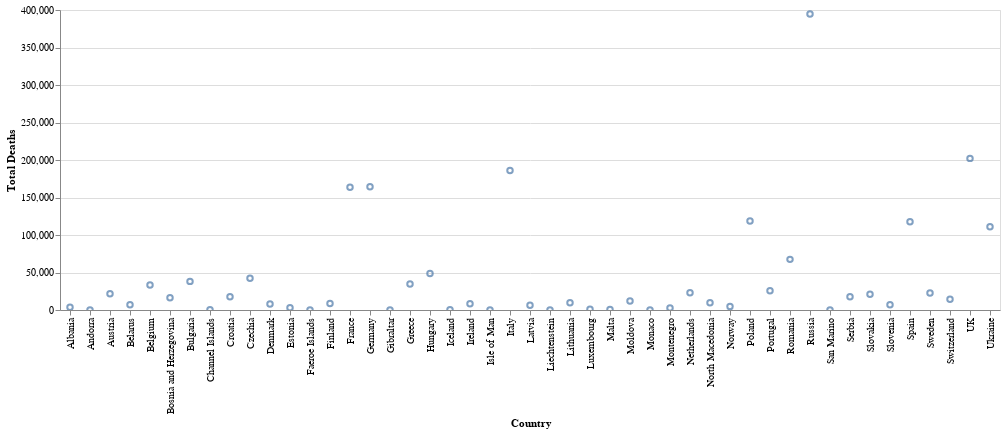

The notebook cell saved with this chart:
### Code cell
bar

### Figure 1 — Vega-Lite specification as saved in the notebook (floating-point values rounded to 4 significant figures)
{"config": {"view": {"continuousWidth": 400, "continuousHeight": 300}}, "data": {"name": "data-77a76025578c7b8a59d1f10cd99c45dd"}, "mark": "point", "encoding": {"x": {"type": "nominal", "field": "Country"}, "y": {"type": "quantitative", "field": "Total Deaths"}}, "selection": {"selector006": {"type": "interval", "bind": "scales", "encodings": ["x", "y"]}}, "$schema": "https://vega.github.io/schema/vega-lite/v4.8.1.json", "datasets": {"data-77a76025578c7b8a59d1f10cd99c45dd": [{"Country": "Albania", "Total Cases": 334084, "Total Deaths": 3595, "Total Recovered": 328800.0, "Active Cases": 1687.0, "Tot Cases/ 1M pop": 116553, "Deaths/ 1M pop": 1254, "Total Tests": 1941032, "Tests/ 1M pop": 677173, "Population": 2866374}, {"Country": "Andorra", "Total Cases": 47781, "Total Deaths": 165, "Total Recovered": 47560.0, "Active Cases": 53.0, "Tot Cases/ 1M pop": 616824, "Deaths/ 1M pop": 2130, "Total Tests": 249838, "Tests/ 1M pop": 3225256, "Population": 77463}, {"Country": "Austria", "Total Cases": 5747540, "Total Deaths": 21589, "Total Recovered": 5702000.0, "Active Cases": 23610.0, "Tot Cases/ 1M pop": 633917, "Deaths/ 1M pop": 2381, "Total Tests": 205247898, "Tests/ 1M pop": 22637528, "Population": 9066710}, {"Country": "Belarus", "Total Cases": 994037, "Total Deaths": 7118, "Total Recovered": 985600.0, "Active Cases": 1327.0, "Tot Cases/ 1M pop": 105381, "Deaths/ 1M pop": 755, "Total Tests": 13646641, "Tests/ 1M pop": 1446722, "Population": 9432800}, {"Country": "Belgium", "Total Cases": 4686147, "Total Deaths": 33478, "Total Recovered": 4631000.0, "Active Cases": 21670.0, "Tot Cases/ 1M pop": 401614, "Deaths/ 1M pop": 2869, "Total Tests": 36481740, "Tests/ 1M pop": 3126574, "Population": 11668278}, {"Country": "Bosnia and Herzegovina", "Total Cases": 401232, "Total Deaths": 16244, "Total Recovered": 379000.0, "Active Cases": 5992.0, "Tot Cases/ 1M pop": 123482, "Deaths/ 1M pop": 4999, "Total Tests": 1883616, "Tests/ 1M pop": 579696, "Population": 3249317}, {"Country": "Bulgaria", "Total Cases": 1294604, "Total Deaths": 38154, "Total Recovered": 1253000.0, "Active Cases": 3445.0, "Tot Cases/ 1M pop": 189142, "Deaths/ 1M pop": 5574, "Total Tests": 10952860, "Tests/ 1M pop": 1600220, "Population": 6844597}, {"Country": "Channel Islands", "Total Cases": 100846, "Total Deaths": 220, "Total Recovered": 100300.0, "Active Cases": 348.0, "Tot Cases/ 1M pop": 571485, "Deaths/ 1M pop": 1247, "Total Tests": 1252808, "Tests/ 1M pop": 7099551, "Population": 176463}, {"Country": "Croatia", "Total Cases": 1266749, "Total Deaths": 17790, "Total Recovered": 1248000.0, "Active Cases": 1085.0, "Tot Cases/ 1M pop": 312062, "Deaths/ 1M pop": 4383, "Total Tests": 5457095, "Tests/ 1M pop": 1344348, "Population": 4059286}, {"Country": "Czechia", "Total Cases": 4586086, "Total Deaths": 42269, "Total Recovered": 4538000.0, "Active Cases": 6262.0, "Tot Cases/ 1M pop": 427138, "Deaths/ 1M pop": 3937, "Total Tests": 56853138, "Tests/ 1M pop": 5295174, "Population": 10736784}, {"Country": "Denmark", "Total Cases": 3171515, "Total Deaths": 7982, "Total Recovered": 3161000.0, "Active Cases": 2880.0, "Tot Cases/ 1M pop": 543538, "Deaths/ 1M pop": 1368, "Total Tests": 129094301, "Tests/ 1M pop": 22124320, "Population": 5834950}, {"Country": "Estonia", "Total Cases": 613206, "Total Deaths": 2896, "Total Recovered": 525000.0, "Active Cases": 85320.0, "Tot Cases/ 1M pop": 463879, "Deaths/ 1M pop": 2191, "Total Tests": 3648199, "Tests/ 1M pop": 2759794, "Population": 1321910}, {"Country": "Faeroe Islands", "Total Cases": 34658, "Total Deaths": 28, "Total Recovered": null, "Active Cases": null, "Tot Cases/ 1M pop": 703959, "Deaths/ 1M pop": 569, "Total Tests": 778000, "Tests/ 1M pop": 15802409, "Population": 49233}, {"Country": "Finland", "Total Cases": 1449824, "Total Deaths": 8557, "Total Recovered": 1433000.0, "Active Cases": 7885.0, "Tot Cases/ 1M pop": 260996, "Deaths/ 1M pop": 1540, "Total Tests": 12007701, "Tests/ 1M pop": 2161618, "Population": 5554960}, {"Country": "France", "Total Cases": 39467281, "Total Deaths": 163644, "Total Recovered": 39110000.0, "Active Cases": 196900.0, "Tot Cases/ 1M pop": 601777, "Deaths/ 1M pop": 2495, "Total Tests": 271490188, "Tests/ 1M pop": 4139547, "Population": 65584518}, {"Country": "Germany", "Total Cases": 37649808, "Total Deaths": 164391, "Total Recovered": 37170000.0, "Active Cases": 315700.0, "Tot Cases/ 1M pop": 448834, "Deaths/ 1M pop": 1960, "Total Tests": 122332384, "Tests/ 1M pop": 1458359, "Population": 83883596}, {"Country": "Gibraltar", "Total Cases": 20379, "Total Deaths": 111, "Total Recovered": 16580.0, "Active Cases": 3689.0, "Tot Cases/ 1M pop": 604646, "Deaths/ 1M pop": 3293, "Total Tests": 534283, "Tests/ 1M pop": 15852213, "Population": 33704}, {"Country": "Greece", "Total Cases": 5548487, "Total Deaths": 34779, "Total Recovered": 5514000.0, "Active Cases": 0.0, "Tot Cases/ 1M pop": 537819, "Deaths/ 1M pop": 3371, "Total Tests": 102228365, "Tests/ 1M pop": 9909078, "Population": 10316637}, {"Country": "Hungary", "Total Cases": 2191200, "Total Deaths": 48629, "Total Recovered": 2134000.0, "Active Cases": 8597.0, "Tot Cases/ 1M pop": 228101, "Deaths/ 1M pop": 5062, "Total Tests": 11394556, "Tests/ 1M pop": 1186160, "Population": 9606259}, {"Country": "Iceland", "Total Cases": 208539, "Total Deaths": 229, "Total Recovered": null, "Active Cases": null, "Tot Cases/ 1M pop": 603773, "Deaths/ 1M pop": 663, "Total Tests": 1996384, "Tests/ 1M pop": 5780036, "Population": 345393}, {"Country": "Ireland", "Total Cases": 1699347, "Total Deaths": 8431, "Total Recovered": 1679000.0, "Active Cases": 12230.0, "Tot Cases/ 1M pop": 338502, "Deaths/ 1M pop": 1679, "Total Tests": 12962679, "Tests/ 1M pop": 2582105, "Population": 5020199}, {"Country": "Isle of Man", "Total Cases": 38008, "Total Deaths": 116, "Total Recovered": null, "Active Cases": null, "Tot Cases/ 1M pop": 443335, "Deaths/ 1M pop": 1353, "Total Tests": 150753, "Tests/ 1M pop": 1758422, "Population": 85732}, {"Country": "Italy", "Total Cases": 25363742, "Total Deaths": 185993, "Total Recovered": 24820000.0, "Active Cases": 353600.0, "Tot Cases/ 1M pop": 420886, "Deaths/ 1M pop": 3086, "Total Tests": 264182282, "Tests/ 1M pop": 4383839, "Population": 60262770}, {"Country": "Latvia", "Total Cases": 975035, "Total Deaths": 6203, "Total Recovered": 968300.0, "Active Cases": 541.0, "Tot Cases/ 1M pop": 527377, "Deaths/ 1M pop": 3355, "Total Tests": 7854953, "Tests/ 1M pop": 4248591, "Population": 1848837}, {"Country": "Liechtenstein", "Total Cases": 21319, "Total Deaths": 88, "Total Recovered": 21210.0, "Active Cases": 20.0, "Tot Cases/ 1M pop": 555370, "Deaths/ 1M pop": 2292, "Total Tests": 112457, "Tests/ 1M pop": 2929559, "Population": 38387}, {"Country": "Lithuania", "Total Cases": 1293703, "Total Deaths": 9525, "Total Recovered": 1278000.0, "Active Cases": 5738.0, "Tot Cases/ 1M pop": 486042, "Deaths/ 1M pop": 3579, "Total Tests": 10337843, "Tests/ 1M pop": 3883913, "Population": 2661708}, {"Country": "Luxembourg", "Total Cases": 297757, "Total Deaths": 1133, "Total Recovered": 289000.0, "Active Cases": 7633.0, "Tot Cases/ 1M pop": 463528, "Deaths/ 1M pop": 1764, "Total Tests": 4412567, "Tests/ 1M pop": 6869188, "Population": 642371}, {"Country": "Malta", "Total Cases": 116882, "Total Deaths": 822, "Total Recovered": 115300.0, "Active Cases": 735.0, "Tot Cases/ 1M pop": 263228, "Deaths/ 1M pop": 1851, "Total Tests": 2105916, "Tests/ 1M pop": 4742702, "Population": 444033}, {"Country": "Moldova", "Total Cases": 597598, "Total Deaths": 11947, "Total Recovered": 504100.0, "Active Cases": 81510.0, "Tot Cases/ 1M pop": 148909, "Deaths/ 1M pop": 2977, "Total Tests": 3216305, "Tests/ 1M pop": 801437, "Population": 4013171}, {"Country": "Monaco", "Total Cases": 16040, "Total Deaths": 65, "Total Recovered": 15950.0, "Active Cases": 24.0, "Tot Cases/ 1M pop": 403187, "Deaths/ 1M pop": 1634, "Total Tests": 78646, "Tests/ 1M pop": 1976875, "Population": 39783}, {"Country": "Montenegro", "Total Cases": 285773, "Total Deaths": 2794, "Total Recovered": 282500.0, "Active Cases": 527.0, "Tot Cases/ 1M pop": 455089, "Deaths/ 1M pop": 4449, "Total Tests": 2690571, "Tests/ 1M pop": 4284690, "Population": 627950}, {"Country": "Netherlands", "Total Cases": 8578818, "Total Deaths": 22989, "Total Recovered": 8535000.0, "Active Cases": 20840.0, "Tot Cases/ 1M pop": 498437, "Deaths/ 1M pop": 1336, "Total Tests": 25984435, "Tests/ 1M pop": 1509718, "Population": 17211447}, {"Country": "North Macedonia", "Total Cases": 346297, "Total Deaths": 9633, "Total Recovered": 336500.0, "Active Cases": 204.0, "Tot Cases/ 1M pop": 166385, "Deaths/ 1M pop": 4628, "Total Tests": 2213883, "Tests/ 1M pop": 1063700, "Population": 2081304}, {"Country": "Norway", "Total Cases": 1477205, "Total Deaths": 4571, "Total Recovered": 1471000.0, "Active Cases": 1809.0, "Tot Cases/ 1M pop": 268029, "Deaths/ 1M pop": 829, "Total Tests": 11002430, "Tests/ 1M pop": 1996315, "Population": 5511370}, {"Country": "Poland", "Total Cases": 6374645, "Total Deaths": 118675, "Total Recovered": 5336000.0, "Active Cases": 920000.0, "Tot Cases/ 1M pop": 168910, "Deaths/ 1M pop": 3145, "Total Tests": 38070118, "Tests/ 1M pop": 1008753, "Population": 37739785}, {"Country": "Portugal", "Total Cases": 5557941, "Total Deaths": 25805, "Total Recovered": 5529000.0, "Active Cases": 2865.0, "Tot Cases/ 1M pop": 548090, "Deaths/ 1M pop": 2545, "Total Tests": 45879317, "Tests/ 1M pop": 4524333, "Population": 10140570}, {"Country": "Romania", "Total Cases": 3319680, "Total Deaths": 67504, "Total Recovered": 3245000.0, "Active Cases": 7595.0, "Tot Cases/ 1M pop": 174432, "Deaths/ 1M pop": 3547, "Total Tests": 26244526, "Tests/ 1M pop": 1379017, "Population": 19031335}, {"Country": "Russia", "Total Cases": 21876336, "Total Deaths": 394569, "Total Recovered": 21290000.0, "Active Cases": 188500.0, "Tot Cases/ 1M pop": 150037, "Deaths/ 1M pop": 2706, "Total Tests": 273400000, "Tests/ 1M pop": 1875095, "Population": 145805947}, {"Country": "San Marino", "Total Cases": 23290, "Total Deaths": 121, "Total Recovered": 23030.0, "Active Cases": 135.0, "Tot Cases/ 1M pop": 683292, "Deaths/ 1M pop": 3550, "Total Tests": 157634, "Tests/ 1M pop": 4624732, "Population": 34085}, {"Country": "Serbia", "Total Cases": 2462353, "Total Deaths": 17630, "Total Recovered": 2429000.0, "Active Cases": 16100.0, "Tot Cases/ 1M pop": 284566, "Deaths/ 1M pop": 2037, "Total Tests": 12040278, "Tests/ 1M pop": 1391454, "Population": 8653016}, {"Country": "Slovakia", "Total Cases": 1860315, "Total Deaths": 20894, "Total Recovered": 1839000.0, "Active Cases": 747.0, "Tot Cases/ 1M pop": 340705, "Deaths/ 1M pop": 3827, "Total Tests": 7384670, "Tests/ 1M pop": 1352456, "Population": 5460193}, {"Country": "Slovenia", "Total Cases": 1318939, "Total Deaths": 7039, "Total Recovered": 1304000.0, "Active Cases": 8053.0, "Tot Cases/ 1M pop": 634705, "Deaths/ 1M pop": 3387, "Total Tests": 2818352, "Tests/ 1M pop": 1356259, "Population": 2078034}, {"Country": "Spain", "Total Cases": 13711251, "Total Deaths": 117759, "Total Recovered": 13520000.0, "Active Cases": 70640.0, "Tot Cases/ 1M pop": 293483, "Deaths/ 1M pop": 2521, "Total Tests": 471036328, "Tests/ 1M pop": 10082298, "Population": 46719142}, {"Country": "Sweden", "Total Cases": 2687840, "Total Deaths": 22610, "Total Recovered": 2637000.0, "Active Cases": 27910.0, "Tot Cases/ 1M pop": 263025, "Deaths/ 1M pop": 2213, "Total Tests": 19369173, "Tests/ 1M pop": 1895413, "Population": 10218971}, {"Country": "Switzerland", "Total Cases": 4384899, "Total Deaths": 14451, "Total Recovered": 4352000.0, "Active Cases": 18300.0, "Tot Cases/ 1M pop": 499781, "Deaths/ 1M pop": 1647, "Total Tests": 23318743, "Tests/ 1M pop": 2657819, "Population": 8773637}, {"Country": "UK", "Total Cases": 24243393, "Total Deaths": 202157, "Total Recovered": 23950000.0, "Active Cases": 91330.0, "Tot Cases/ 1M pop": 353929, "Deaths/ 1M pop": 2951, "Total Tests": 522526476, "Tests/ 1M pop": 7628357, "Population": 68497907}, {"Country": "Ukraine", "Total Cases": 5364322, "Total Deaths": 110920, "Total Recovered": 5248000.0, "Active Cases": 5894.0, "Tot Cases/ 1M pop": 124197, "Deaths/ 1M pop": 2568, "Total Tests": 32603805, "Tests/ 1M pop": 754855, "Population": 43192122}]}}
